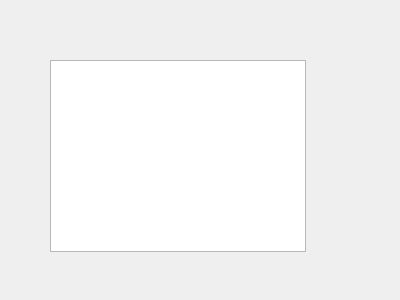
<?xml version="1.0" encoding="UTF-8"?>
<ui version="4.0">
 <class>Form</class>
 <widget class="QWidget" name="Form">
  <property name="geometry">
   <rect>
    <x>0</x>
    <y>0</y>
    <width>400</width>
    <height>300</height>
   </rect>
  </property>
  <property name="windowTitle">
   <string>Form</string>
  </property>
  <widget class="QListView" name="listView">
   <property name="geometry">
    <rect>
     <x>50</x>
     <y>60</y>
     <width>256</width>
     <height>192</height>
    </rect>
   </property>
   <property name="styleSheet">
    <string notr="true">QListView::item:selected {
background-color: rgb(15, 255, 255);
}</string>
   </property>
  </widget>
 </widget>
 <resources/>
 <connections/>
</ui>
